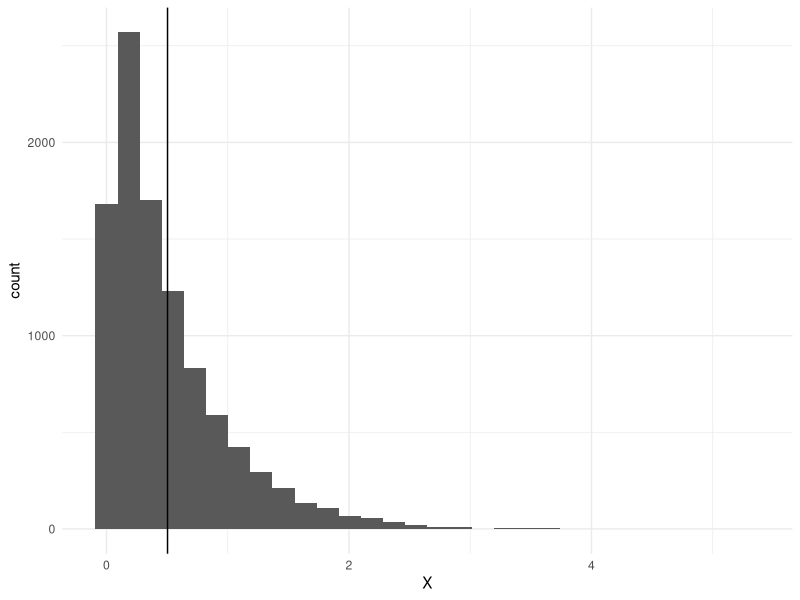
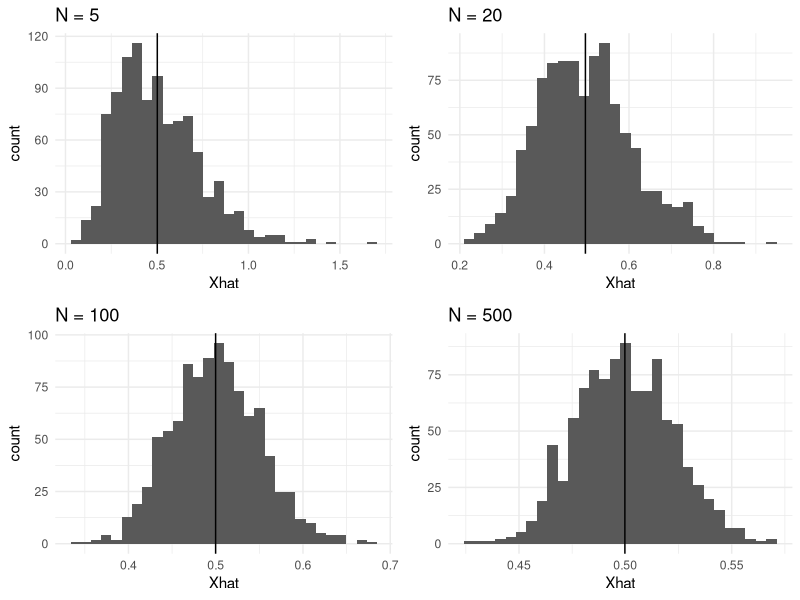
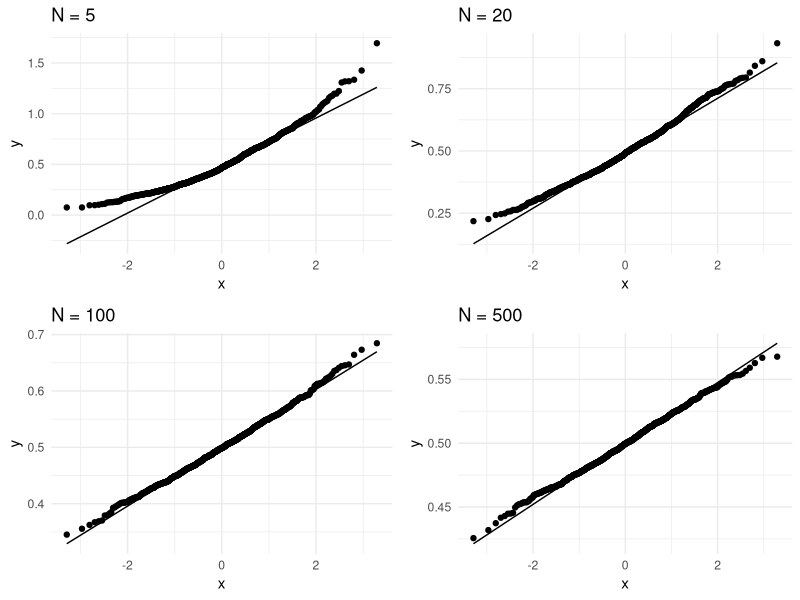

The R script that drew these images, in order:
## ---- chunk 1
library(knitr)
library(ggplot2)
library(gridExtra)
knitr::opts_chunk$set(echo = TRUE,tidy=TRUE,tidy.opts=list(width.cutoff=80))

## ---- chunk 2
# Get the binomial density for each possible value of heads out of 10 flips
b_coinflip10 = dbinom(0:10,10,.5) 
b_4heads = sum(b_coinflip10[1:5]) # sum the densities for 0-4 heads
b_4heads # report value
## ---- chunk 3
# Get the normal approximation of the binomial distribution for the coin tosses
n_coinflip10 = dnorm(0:10,mean = 5,sd = sqrt(10*.5*(1-.5)))
n_4heads = sum(n_coinflip10[1:5]) # sum the densities for 0-4heads
n_4heads # report the value

pcterr_10 = 100*(n_4heads - b_4heads)/b_4heads
pcterr_10
## ---- chunk 4
# Get the binomial density for each possible value of heads out of 100 flips
b_coinflip100 = dbinom(0:100,100,.5) 
b_40heads = sum(b_coinflip100[1:41]) # sum the densities for 0-40 heads
b_40heads # report value

# Get the normal approximation of the binomial distribution for the coin tosses
n_coinflip100 = dnorm(0:100,mean = 50,sd = sqrt(100*.5*(1-.5)))
n_40heads = sum(n_coinflip100[1:41]) # sum the densities for 0-40 heads
n_40heads # report the value

pcterr_100 = 100*(n_40heads - b_40heads) / b_40heads
pcterr_100 # report error
## ---- chunk 5
# I will find the lowest n, such that the normal distribution approximates the binomial with <0.0001 Mean-Squared Error. I am assuming that error decreases with increasing n.

# Let's define a function, find_norm(), to do this. It will take inputs:  
#   p ~ probability of success (heads) ; 
#   mse ~ the desired mean-square error criteria for stopping ; 
#   n_range ~ a vector containing two integers. the n (number of samples) to start and stop at.

find_norm <-function(p,mse,n_range){
  for (n in n_range[1]:n_range[2]){
    # Get the binomial density for each possible value of heads out of n flips
    b_coinflipN = dbinom(0:n,n,p) 

    # Get the normal approximation of the binomial distribution
    n_coinflipN = dnorm(0:n,mean = p*n,sd = sqrt(n*p*(1-p)))
  
    # Calcuate mean-squared error
    pcterr_n = sum((n_coinflipN - b_coinflipN)^2)/n
    if (abs(pcterr_n) < 0.0001){
      nsamples = n
      break
    }
  }
  return(nsamples) # lowest number of samples to get MSE < mse.
}
# Initialize values for this particular problem:
p = .9
mse=0.0001
n_range=c(5,100)
# Now we apply the function
nsamples90 = find_norm(p,mse,n_range)
nsamples90 # report the result!

## ---- chunk 6
# We will just apply the same function and change p to 0.99
p = 0.99
nsamples99 = find_norm(p,mse,n_range)
nsamples99 
## ---- chunk 7
# Init
mu = 0
sigma = sqrt(7)
N = 10
sd_hat = sigma/sqrt(N)

# calculate the density between -1 and 1
p_xhat_pm1 = pnorm(1,mu,sd_hat) - pnorm(-1,mu,sd_hat) 
p_xhat_pm1 # report
## ---- chunk 8
# Init
mu = 5
sigma = sqrt(30)
sd_hat = sigma/sqrt(N)
p_xhat_l7 = pnorm(7,mu,sd_hat) # density below 7
p_xhat_l7 # report
## ---- chunk 9
# Let's first look at the population distribution, X
popn_reps = 10000 # for drawing the population distribution
lambda = 2 # rate
set.seed(42) # for consistency
X = rexp(popn_reps, lambda)
ggplot(data.frame(X), aes(x=X)) + geom_histogram(bins = 30) + geom_vline(data=data.frame(X), aes(xintercept=mean(X)))+ theme_minimal()

# Now, we will try to find a sample size (N) yileding a normal sample distribution of the sample mean, Xhat
# It will take args:
#   n_samples ~ a vector of sample sizes to try
#   reps ~ number of for each sample size
find_norm_xhat <-function(lamba,n_samples, reps){
  Xhats = matrix(data=NA,nrow = reps,ncol = length(n_samples)) #init output matrix
  i=0
  for (N in n_samples){
    i=i+1
    for (r in 1:reps){
      Xhats[r,i]= mean(rexp(N,rate=lambda))
    }
  }
  return(Xhats)
}

n_samples = c(5,20,100,500) # suggested sample sizes
reps = 1000 # number of replications per sample size
Xhats = find_norm_xhat(lambda,n_samples,reps)
Xhats = data.frame(Xhats)

# Let's plot histograms of each of these:
h1 <- ggplot(Xhats, aes(x=Xhats[,1])) + geom_histogram(bins=30) +
  geom_vline(data=Xhats, aes(xintercept=mean(Xhats[,1]))) +
  xlab("Xhat") + labs(title="N = 5") + theme_minimal()
h2 <- ggplot(Xhats, aes(x=Xhats[,2])) + geom_histogram(bins=30) +
  geom_vline(data=Xhats, aes(xintercept=mean(Xhats[,2]))) +
  xlab("Xhat") + labs(title="N = 20") + theme_minimal()
h3 <- ggplot(Xhats, aes(x=Xhats[,3])) + geom_histogram(bins=30) +
  geom_vline(data=Xhats, aes(xintercept=mean(Xhats[,3]))) +
  xlab("Xhat") + labs(title="N = 100") + theme_minimal()
h4 <- ggplot(Xhats, aes(x=Xhats[,4])) + geom_histogram(bins=30) +
  geom_vline(data=Xhats, aes(xintercept=mean(Xhats[,4]))) +
  xlab("Xhat") + labs(title="N = 500") + theme_minimal()
grid.arrange(h1,h2,h3,h4,ncol=2)

# Next, we will do the q-q plots
q1 <- ggplot(Xhats, aes(sample=Xhats[,1])) + labs(title="N = 5") + stat_qq() + stat_qq_line() + theme_minimal()
q2 <- ggplot(Xhats, aes(sample=Xhats[,2])) + labs(title="N = 20") + stat_qq() + stat_qq_line() + theme_minimal()
q3 <- ggplot(Xhats, aes(sample=Xhats[,3])) + labs(title="N = 100") + stat_qq() + stat_qq_line() + theme_minimal()
q4 <- ggplot(Xhats, aes(sample=Xhats[,4])) + labs(title="N = 500") + stat_qq() + stat_qq_line() + theme_minimal()
grid.arrange(q1,q2,q3,q4,ncol=2)
